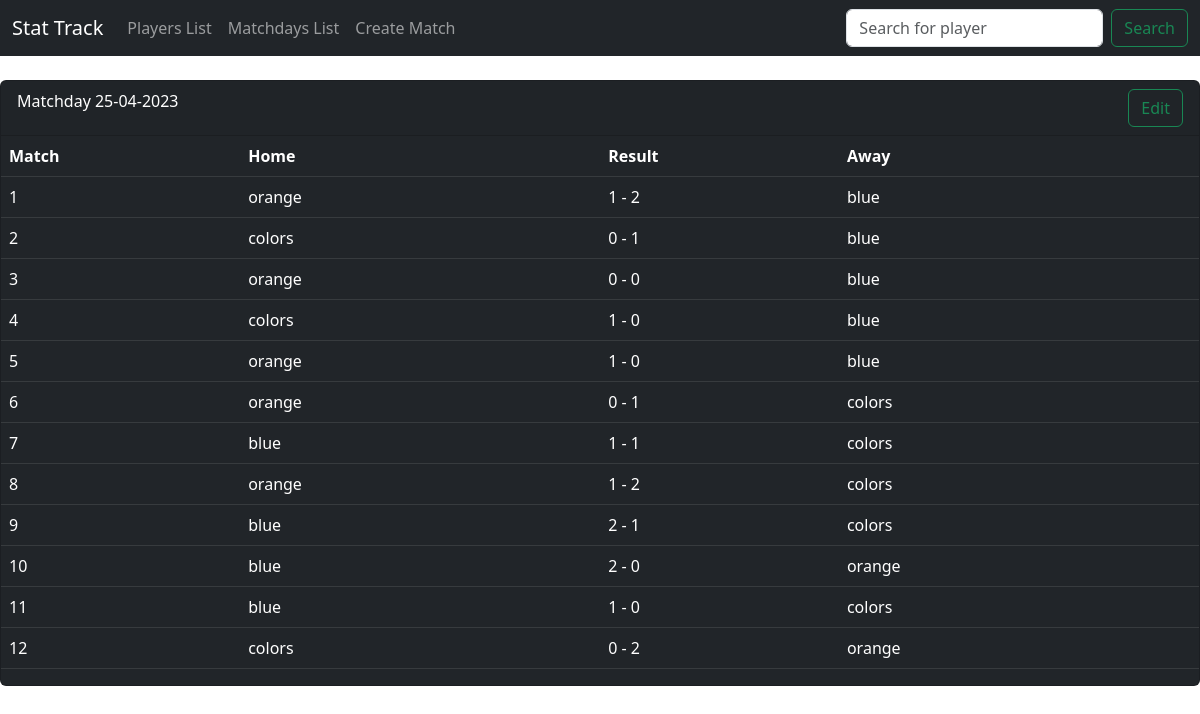
/matchday/53/, run on the app's committed database.
### stat_track/models.py (models this page shows, shortened)
class MatchDay(models.Model):
    date = models.DateTimeField("Date of match")
    match_counter = models.PositiveIntegerField(default=0, )
    def __str__(self):
        return f"Matchday {self.date.strftime('%d-%m-%Y')}"

class Match(models.Model):
    matchday = models.ForeignKey(MatchDay, on_delete=models.CASCADE, default=None)
    team_home = models.CharField(choices=TEAM_CHOICES, max_length=20)
    team_away = models.CharField(choices=TEAM_CHOICES, max_length=20)
    home_goals = models.IntegerField(default=0)
    away_goals = models.IntegerField(default=0)
    match_in_matchday = models.IntegerField(default = 0)

### stat_track/views.py (the view)
# urls.py: path('matchday/<int:matchday_id>/', views.matchday, name="matchday"),
def matchday(request, matchday_id):
    matchday = get_object_or_404(MatchDay, pk=matchday_id)
    matches_in_matchday_list = Match.objects.filter(matchday=matchday_id)
    context = {"matches_in_matchday_list": matches_in_matchday_list, "matchday": matchday}
    return render(request, "stat_track/matchday.html", context)

### stat_track/templates/stat_track/matchday.html (shortened to what this page needs)
{% extends "./base.html" %}
{% block content %}
<div class="card text-bg-dark mb-3">
    <div class="card-header" style="display: flex; justify-content: space-between ;">
            <div>{{ matchday }}</div>
            <button onclick="location.href='{% url 'edit_matchday' matchday.id %}'" class="btn btn-outline-success">Edit</button>
    </div>
    <div class="table-responsive">
        <table class="table table-dark">
            <thead>
                <tr>
                    <th scope="col">Match</th>
                    <th scope="col">Home</th>
                    <th scope="col">Result</th>
                    <th scope="col">Away</th>
                </tr>
            </thead>
            <tbody>
                {% for match in matches_in_matchday_list %}
                <tr>
                    <td style="min-width: 10px; ">{{ match.match_in_matchday }}</td>
                    <td style="min-width: 100px; ">{{ match.team_home }}</td>
                    <td style="min-width: 10px; ">{{ match.home_goals }} - {{match.away_goals}}</td>
                    <td style="min-width: 100px; ">{{ match.team_away }}</td>
                </tr>
                {% endfor %}
            </tbody>
        </table>
    </div>
</div>
{% endblock %}

### data on the page
MatchDay: date "Matchday 25-04-2023"
Match: match_in_matchday "1", team_home "orange", home_goals "1", away_goals "2", team_away "blue"
Match: match_in_matchday "2", team_home "colors", home_goals "0", away_goals "1", team_away "blue"
Match: match_in_matchday "3", team_home "orange", home_goals "0", away_goals "0", team_away "blue"
Match: match_in_matchday "4", team_home "colors", home_goals "1", away_goals "0", team_away "blue"
Match: match_in_matchday "5", team_home "orange", home_goals "1", away_goals "0", team_away "blue"
Match: match_in_matchday "6", team_home "orange", home_goals "0", away_goals "1", team_away "colors"
Match: match_in_matchday "7", team_home "blue", home_goals "1", away_goals "1", team_away "colors"
Match: match_in_matchday "8", team_home "orange", home_goals "1", away_goals "2", team_away "colors"
Match: match_in_matchday "9", team_home "blue", home_goals "2", away_goals "1", team_away "colors"
Match: match_in_matchday "10", team_home "blue", home_goals "2", away_goals "0", team_away "orange"
Match: match_in_matchday "11", team_home "blue", home_goals "1", away_goals "0", team_away "colors"
Match: match_in_matchday "12", team_home "colors", home_goals "0", away_goals "2", team_away "orange"
